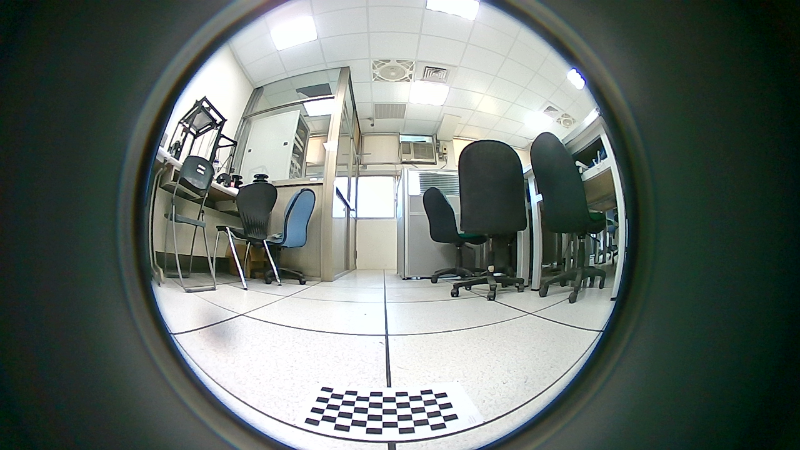
#> input picture anothersizeimg/back.png, 800 x 450 px
$ python -i utils.py   (imports and definitions only)
#> lines starting #> are read from the running program, lines starting #| are printed output that depends on the picture
#> further down, picture is the input picture: shape (450, 800, 3); mean B, G, R 107.9, 113.2, 103.6
import cv2
import numpy as np
from statistics import NormalDist

# [45 lines left out: functions gstreamer_pipeline, convert_binary_to_bool, adjust_luminance, get_mean_statistisc, not called in this run]


def mean_luminance_ratio(grayA, grayB, mask):
    return get_mean_statistisc(grayA, mask) / get_mean_statistisc(grayB, mask)


def get_mask(img):
    """
    Convert an image to a mask array.
    """
    gray = cv2.cvtColor(img, cv2.COLOR_BGR2GRAY)
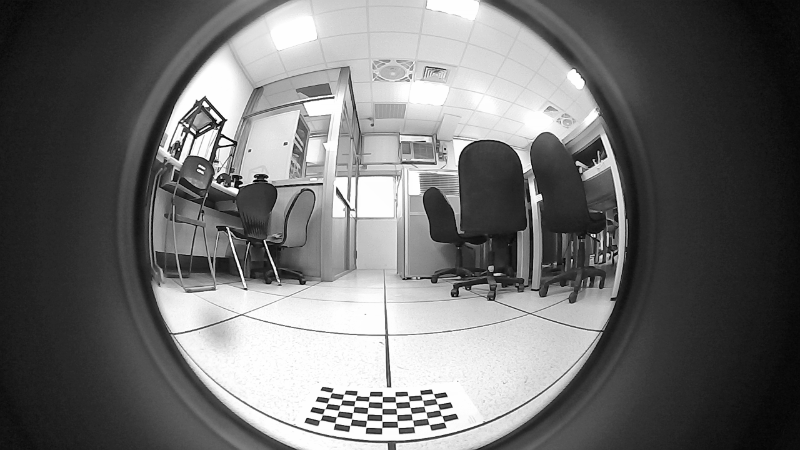
#> gray: shape (450, 800); min 1, max 254, mean 109.8
    ret, mask = cv2.threshold(gray, 0, 255, cv2.THRESH_BINARY)
#> mask: shape (450, 800); every value is 255
    return mask


# [9 lines left out: function get_overlap_region_mask, not called in this run]


def get_outmost_polygon_boundary(img):
    """
    Given a mask image with the mask describes the overlapping region of
    two images, get the outmost contour of this region.
    """
    mask = get_mask(img)
    mask = cv2.dilate(mask, np.ones((2, 2), np.uint8), iterations=2)
    cnts, hierarchy = cv2.findContours(
        mask,
        cv2.RETR_EXTERNAL,
        cv2.CHAIN_APPROX_SIMPLE)[-2:]
#> cnts = [[[0, 0], [0, 449], [799, 449], [799, 0]]]
    # get the contour with largest aera
    C = sorted(cnts, key=lambda x: cv2.contourArea(x), reverse=True)[0]
#> C = [[0, 0], [0, 449], [799, 449], [799, 0]]

    # polygon approximation
    polygon = cv2.approxPolyDP(C, 0.009 * cv2.arcLength(C, True), True)
#> polygon = [[0, 0], [0, 449], [799, 449], [799, 0]]

    return polygon


# [120 lines left out: functions get_weight_mask_matrix, get_weight_mask_matrix_by_board_dist, make_white_balance, fov_to_pixel, dfov_to_pixel, not called in this run]


# [16 lines not run here, left out]

>>> import cv2
>>> picture = cv2.imread('../anothersizeimg/back.png')
>>> result = get_outmost_polygon_boundary(picture)
#> result = [[0, 0], [0, 449], [799, 449], [799, 0]]

$ run again, on anothersizeimg/front.png
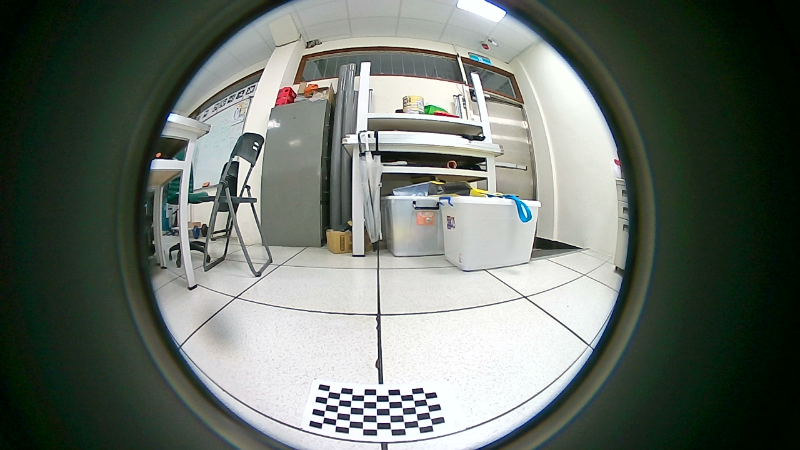
#> input picture anothersizeimg/front.png, 800 x 450 px
#> picture is the input picture: shape (450, 800, 3); mean B, G, R 104.3, 112.2, 104.5
#> in get_mask, `gray = cv2.cvtColor(img, cv2.COLOR_BGR2GRAY)`:
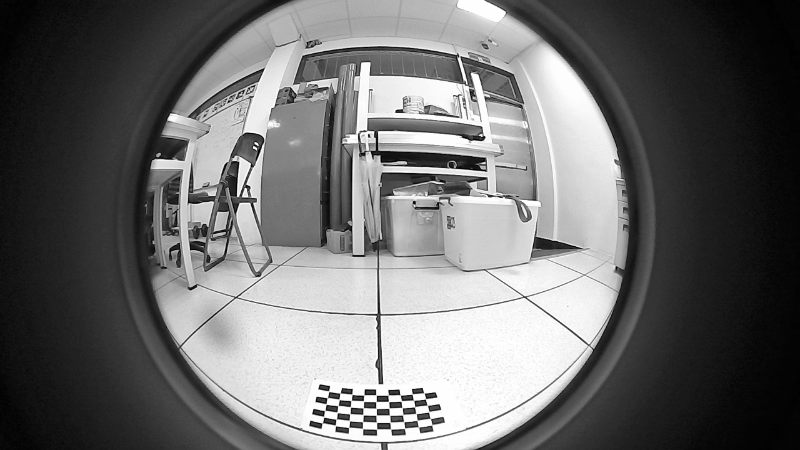
#> gray: shape (450, 800); min 1, max 254, mean 109
#> mask: shape (450, 800); every value is 255
#> cnts = [[[0, 0], [0, 449], [799, 449], [799, 0]]]
#> C = [[0, 0], [0, 449], [799, 449], [799, 0]]

$ run again, on anothersizeimg/left.png
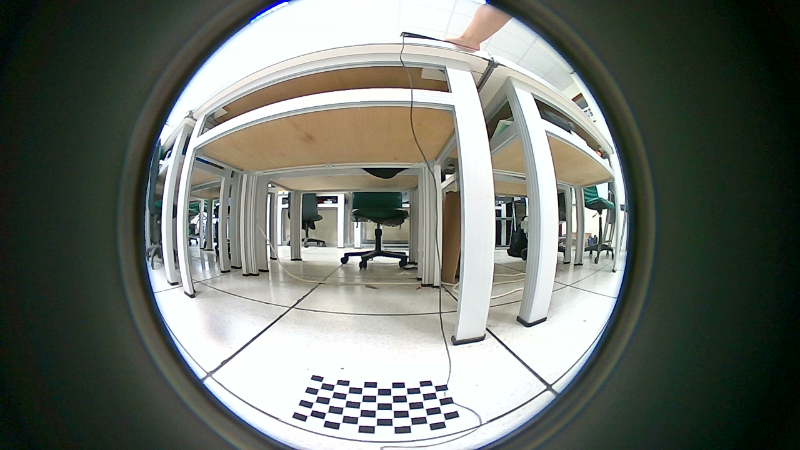
#> input picture anothersizeimg/left.png, 800 x 450 px
#> picture is the input picture: shape (450, 800, 3); mean B, G, R 107.8, 115.2, 109.9
#> in get_mask, `gray = cv2.cvtColor(img, cv2.COLOR_BGR2GRAY)`:
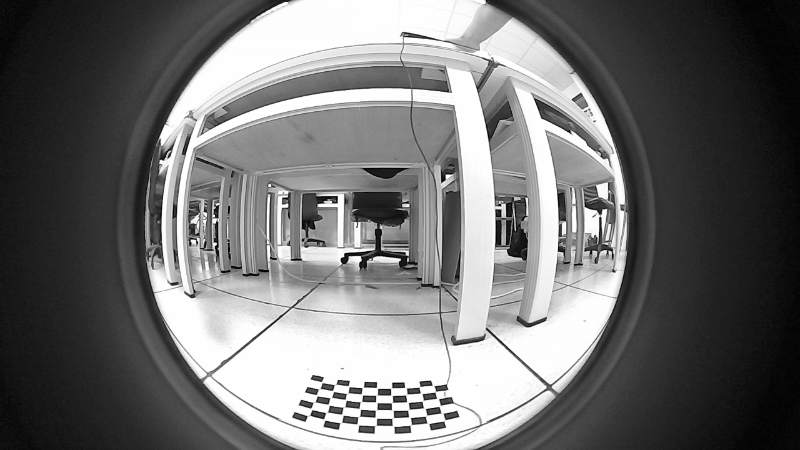
#> gray: shape (450, 800); min 1, max 254, mean 112.8
#> mask: shape (450, 800); every value is 255
#> cnts = [[[0, 0], [0, 449], [799, 449], [799, 0]]]
#> C = [[0, 0], [0, 449], [799, 449], [799, 0]]

$ run again, on anothersizeimg/right.png
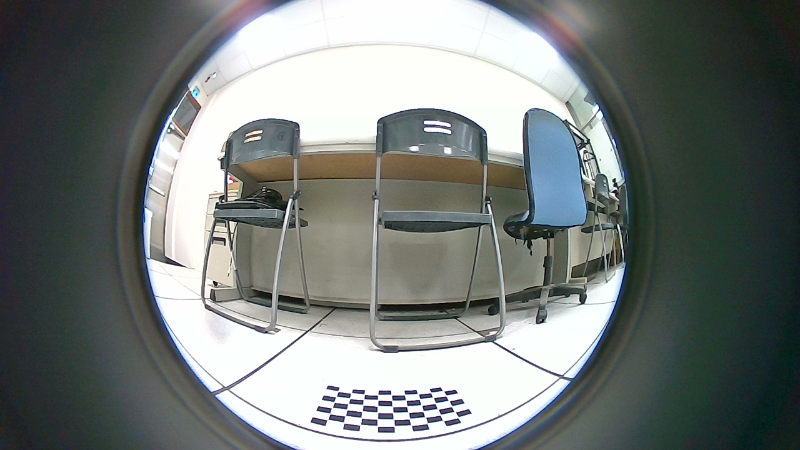
#> input picture anothersizeimg/right.png, 800 x 450 px
#> picture is the input picture: shape (450, 800, 3); mean B, G, R 120.8, 123.2, 117.2
#> in get_mask, `gray = cv2.cvtColor(img, cv2.COLOR_BGR2GRAY)`:
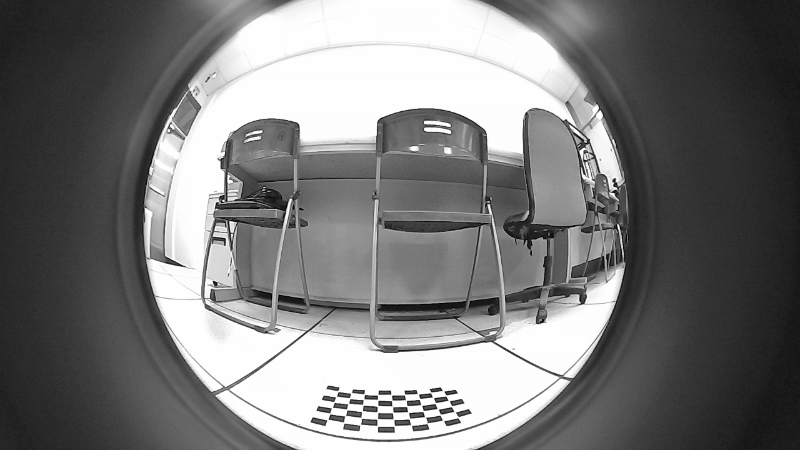
#> gray: shape (450, 800); min 2, max 254, mean 121.2
#> mask: shape (450, 800); every value is 255
#> cnts = [[[0, 0], [0, 449], [799, 449], [799, 0]]]
#> C = [[0, 0], [0, 449], [799, 449], [799, 0]]
